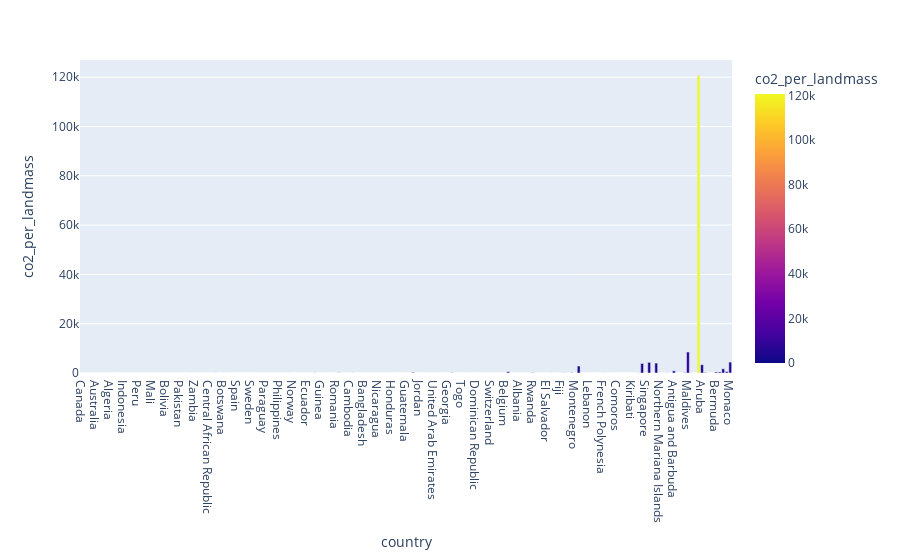

This figure's notebook cell:
### Code cell
df = pd.read_csv("dataco2.csv")

fig = px.bar(df, x='country', y='co2_per_landmass', color='co2_per_landmass', height=400)

fig.show()

### Figure 1 — Plotly figure (JSON) as saved in the notebook; plotly's stock layout.template omitted (floating-point values rounded to 4 significant figures; data arrays with more than 128 entries replaced by an {"elided": "..."} marker saying what was removed)
{"data": [{"alignmentgroup": "True", "hovertemplate": "country=%{x}<br>co2_per_landmass=%{marker.color}<extra></extra>", "legendgroup": "", "marker": {"color": {"elided": "185 float values"}, "coloraxis": "coloraxis", "pattern": {"shape": ""}}, "name": "", "offsetgroup": "", "orientation": "v", "showlegend": false, "textposition": "auto", "type": "bar", "x": {"elided": "185 str values"}, "xaxis": "x", "y": {"elided": "185 float values"}, "yaxis": "y"}], "layout": {"autosize": true, "barmode": "relative", "coloraxis": {"colorbar": {"title": {"text": "co2_per_landmass"}}, "colorscale": [[0, "#0d0887"], [0.1111, "#46039f"], [0.2222, "#7201a8"], [0.3333, "#9c179e"], [0.4444, "#bd3786"], [0.5556, "#d8576b"], [0.6667, "#ed7953"], [0.7778, "#fb9f3a"], [0.8889, "#fdca26"], [1, "#f0f921"]]}, "dragmode": "zoom", "legend": {"tracegroupgap": 0}, "margin": {"t": 60}, "xaxis": {"anchor": "y", "autorange": true, "domain": [0, 1], "range": [-0.5, 184.5], "title": {"text": "country"}, "type": "category"}, "yaxis": {"anchor": "x", "autorange": true, "domain": [0, 1], "range": [0, 127000.0], "title": {"text": "co2_per_landmass"}, "type": "linear"}}}
